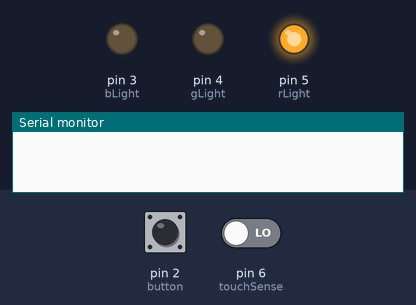
A sketch run on a simulated Arduino Uno, built with avr-gcc and run on an emulated ATmega328P. Shown: output pins drawn as LEDs (lit = HIGH), the last lines printed to the serial monitor. Inputs (shaded band) come from the test bench; at power-on: pin 2 (button) LOW, pin 6 (touchSense) LOW. No radio packets arrive unless stated.

Above: at 1.2 s.
1.3 s: pin 2 (button) pulled HIGH for 0.15 s
At 2.4 s:
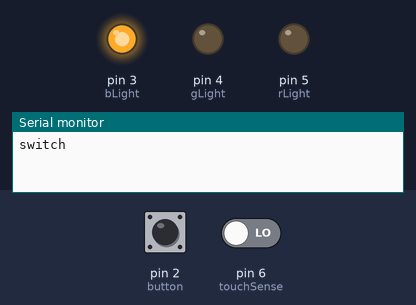
2.9 s: pin 6 (touchSense) driven HIGH
At 3.7 s:
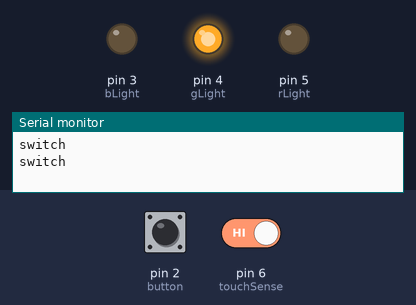
4.4 s: pin 2 (button) pulled HIGH for 1 s
At 4.8 s:
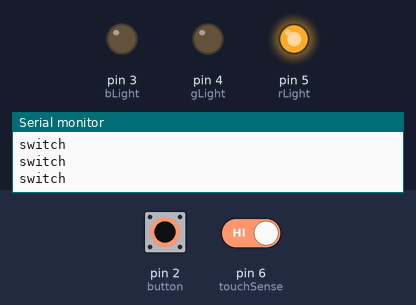
6.9 s: pin 2 (button) pulled HIGH for 3.2 s
At 7.9 s:
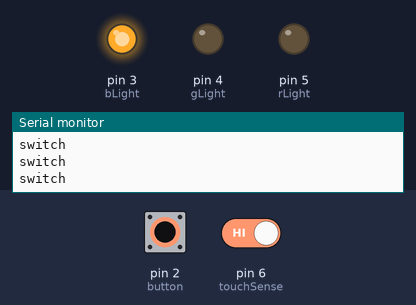
Timing chart, 0 to 9.9 s (numbered marks = the images above; inputs shaded):
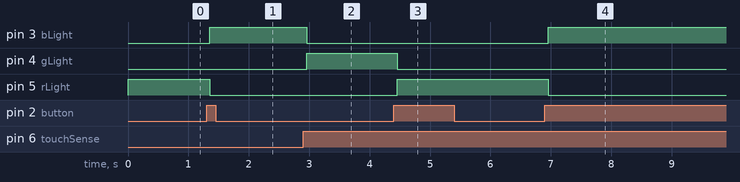

Measured:
- after the input at 1.3 s, pin 3 (bLight): LOW → HIGH after 0.06 s; pin 5 (rLight): HIGH → LOW after 0.06 s
- after the input at 2.9 s, pin 3 (bLight): HIGH → LOW after 0.06 s; pin 4 (gLight): LOW → HIGH after 0.06 s
- after the input at 4.4 s, pin 4 (gLight): HIGH → LOW after 0.05 s; pin 5 (rLight): LOW → HIGH after 0.05 s
- after the input at 6.9 s, pin 3 (bLight): LOW → HIGH after 0.06 s; pin 5 (rLight): HIGH → LOW after 0.06 s

The sketch:

testCommT.ino
```cpp
// RF24 - Version: Latest
#include <RF24.h>
#include <RF24_config.h>
#include <nRF24L01.h>
#include <printf.h>
#include <SPI.h>

//Pin Definitions
#define button 2
#define bLight 3
#define gLight 4
#define rLight 5
#define touchSense 6

//Communication Initialization
RF24 radio(7, 8); // CE, CSN
const byte address[6] = "00001";

//States Array:
//Used for debouncing state switching
//button is given 3 spaces in array
// i-1 holds previous state
// i tracks button press
// i+1 holds state of machine
//OnOff switch starts at states[1]
//Movement switch starts at states[4]
boolean states[] = {0, 0, 0, 0, 0, 0};

//Debouncing Variables
unsigned long lastDebounceTime = 0;
unsigned long debounceDelay = 50;

void setup() {
  //Button Setup
  pinMode(button, INPUT);
  pinMode(touchSense, INPUT);
  //RGB Light Setup
  pinMode(rLight, OUTPUT);
  pinMode(bLight, OUTPUT);
  pinMode(gLight, OUTPUT);
  Serial.begin(9600);
  //Communication Setup
  radio.begin();
  radio.openWritingPipe(address);
  radio.setPALevel(RF24_PA_MIN);
  radio.stopListening();
}

void loop() {
  /////////////////////////////////
  //OnOff Switch Read
  boolean buttonReading = digitalRead(button);
  debounce(buttonReading, 1);
  radio.write(&states[2], sizeof(states[2]));

  if(states[2])
  {
    //ON State
    //Robot State Switch Read
    boolean stateReading =digitalRead(touchSense);
    debounce(stateReading, 4);
    radio.write(&states[5], sizeof(states[5]));

    if(states[5]){
      //MOVE State
        color(0,255, 0);

    }
    else{
      //Pan Tilt State
        color(0,0,255);
    }

  }
  else{
    //OFF State
    color(255, 0, 0);
    states[5] = 0;
  }
}
////////////////////////////////
void debounce(boolean reading, int i){
  if (reading != states[i-1]) {
      lastDebounceTime = millis();
  }
  if ((millis() - lastDebounceTime) > debounceDelay) {
      if (reading != states[i]) {
         states[i] = reading;
          if(states[i] == 1){
            states[i+1] = !(states[i+1]);
            Serial.println("switch");
          }
      }
  }
  states[i-1] = reading;
}
////////////////////////////////
void color (unsigned char red, unsigned char green, unsigned char blue)
{
  analogWrite(rLight, red);
  analogWrite(bLight, blue);
  analogWrite(gLight, green);
}
////////////////////////////////
```

timeoutFunctions.ino
```cpp
////////////////////////////////////////
void timeout(unsigned long del){
  unsigned long waitTime = 0;
  unsigned long take = millis();
  do{
    waitTime = millis() - take ;
  }while(waitTime < del);
  //Serial.println("Delay");

}
////////////////////////////////////////
void microtimeout(unsigned long del){
  unsigned long waitTime = 0;
  unsigned long take = micros();
  do{
    waitTime = micros() - take ;
  }while(waitTime < del);
  Serial.println("Delay");

}

////////////////////////////////
```
